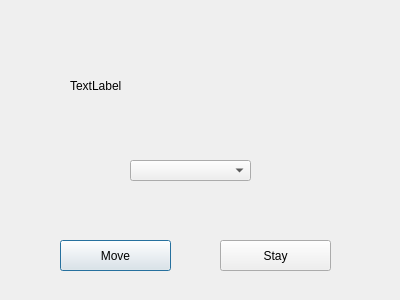
<?xml version="1.0" encoding="UTF-8"?>
<ui version="4.0">
 <class>Popup</class>
 <widget class="QDialog" name="Popup">
  <property name="geometry">
   <rect>
    <x>0</x>
    <y>0</y>
    <width>400</width>
    <height>300</height>
   </rect>
  </property>
  <property name="windowTitle">
   <string>Dialog</string>
  </property>
  <widget class="QLabel" name="messageLabel">
   <property name="geometry">
    <rect>
     <x>70</x>
     <y>70</y>
     <width>241</width>
     <height>31</height>
    </rect>
   </property>
   <property name="text">
    <string>TextLabel</string>
   </property>
  </widget>
  <widget class="QPushButton" name="moveButton">
   <property name="geometry">
    <rect>
     <x>60</x>
     <y>240</y>
     <width>111</width>
     <height>31</height>
    </rect>
   </property>
   <property name="text">
    <string>Move</string>
   </property>
  </widget>
  <widget class="QPushButton" name="stayButton">
   <property name="geometry">
    <rect>
     <x>220</x>
     <y>240</y>
     <width>111</width>
     <height>31</height>
    </rect>
   </property>
   <property name="text">
    <string>Stay</string>
   </property>
  </widget>
  <widget class="QComboBox" name="locationCombo">
   <property name="geometry">
    <rect>
     <x>130</x>
     <y>160</y>
     <width>121</width>
     <height>21</height>
    </rect>
   </property>
  </widget>
 </widget>
 <resources/>
 <connections/>
</ui>
